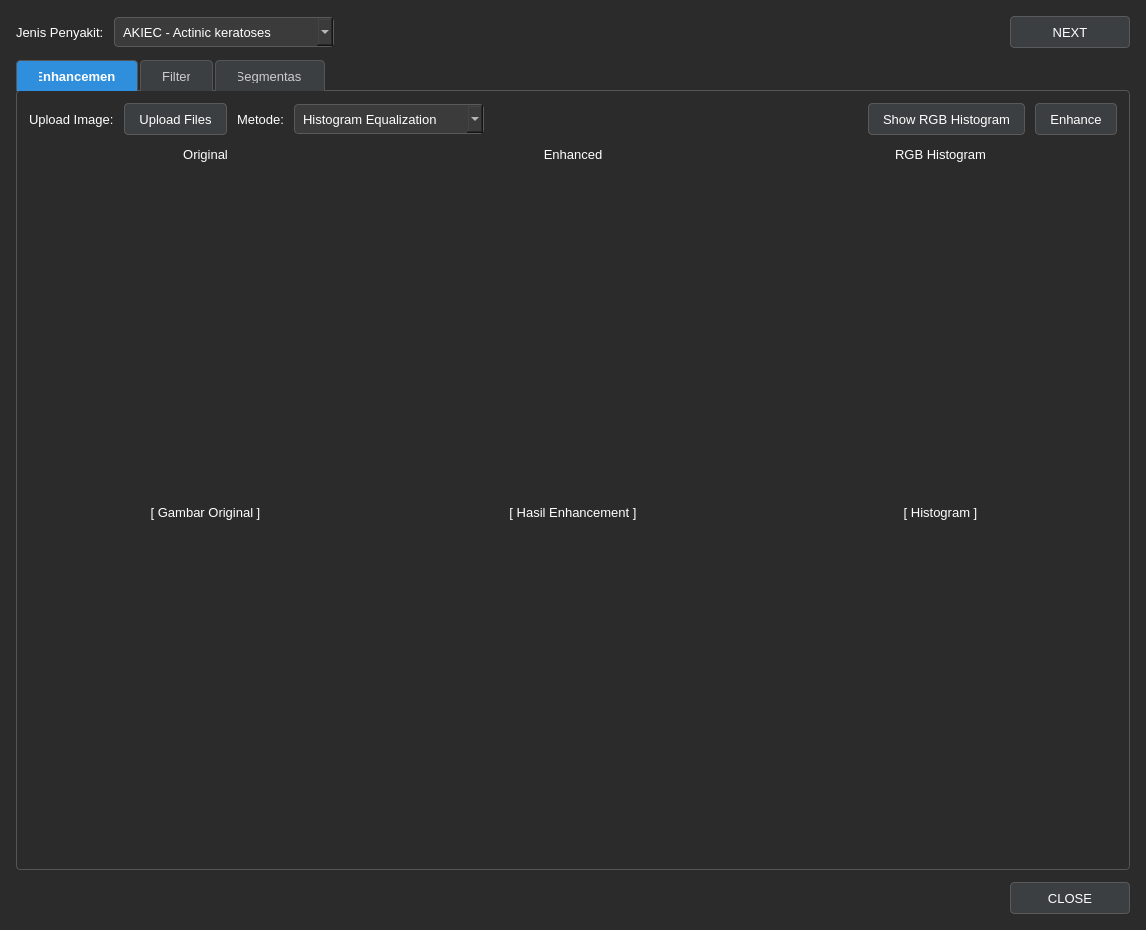
<?xml version="1.0" encoding="UTF-8"?>
<ui version="4.0">
 <class>Dialog</class>
 <widget class="QDialog" name="Dialog">
  <property name="geometry">
   <rect>
    <x>0</x>
    <y>0</y>
    <width>1146</width>
    <height>930</height>
   </rect>
  </property>
  <property name="windowTitle">
   <string>DermaMNIST - Enhancement, Filter &amp; Segmentasi</string>
  </property>
  <property name="styleSheet">
   <string notr="true">QDialog {
    background-color: #2b2b2b;
}
QLabel {
    color: #ffffff;
    background: transparent;
    font-size: 10pt;
}
QLabel[role=&quot;title&quot;] {
    font-weight: bold;
    color: #d0d0d0;
}
QLabel[role=&quot;heading&quot;] {
    font-weight: bold;
    font-size: 11pt;
}
QLabel[role=&quot;arrow&quot;] {
    color: #2f8fdd;
}
QLabel[role=&quot;image&quot;] {
    background-color: #1e1e1e;
    border: 1px solid #555555;
    border-radius: 4px;
    color: #888888;
}
QTabWidget::pane {
    border: 1px solid #555555;
    border-radius: 4px;
    top: -1px;
}
QTabBar::tab {
    background-color: #3c3f41;
    color: #cccccc;
    border: 1px solid #555555;
    border-bottom: none;
    border-top-left-radius: 4px;
    border-top-right-radius: 4px;
    padding: 8px 22px;
    margin-right: 2px;
    font-size: 10pt;
}
QTabBar::tab:selected {
    background-color: #2f8fdd;
    color: #ffffff;
    font-weight: bold;
}
QTabBar::tab:hover:!selected {
    background-color: #4a4d50;
}
QPushButton {
    background-color: #3c3f41;
    color: #ffffff;
    border: 1px solid #5a5a5a;
    border-radius: 4px;
    min-height: 30px;
    padding: 0 14px;
    font-size: 10pt;
}
QPushButton:hover {
    background-color: #4a4d50;
}
QPushButton:pressed {
    background-color: #2f8fdd;
}
QPushButton:focus {
    border: 1px solid #2f8fdd;
}
QComboBox, QLineEdit, QDoubleSpinBox {
    background-color: #3b3b3b;
    color: #ffffff;
    border: 1px solid #5a5a5a;
    border-radius: 4px;
    min-height: 28px;
    padding: 0 8px;
    font-size: 10pt;
}
QComboBox:focus, QLineEdit:focus, QDoubleSpinBox:focus {
    border: 1px solid #2f8fdd;
}
QComboBox QAbstractItemView {
    background-color: #3b3b3b;
    color: #ffffff;
    selection-background-color: #2f8fdd;
    selection-color: #ffffff;
    border: 1px solid #5a5a5a;
}
QLineEdit[role=&quot;result&quot;] {
    font-weight: bold;
    font-size: 11pt;
}
QTableWidget {
    background-color: #1e1e1e;
    alternate-background-color: #262626;
    color: #ffffff;
    gridline-color: #444444;
    border: 1px solid #555555;
    border-radius: 4px;
    selection-background-color: #2f8fdd;
}
QHeaderView::section {
    background-color: #3c3f41;
    color: #ffffff;
    border: 1px solid #555555;
    padding: 4px;
    font-weight: bold;
}</string>
  </property>
  <layout class="QVBoxLayout" name="verticalLayoutMain">
   <property name="spacing">
    <number>12</number>
   </property>
   <property name="leftMargin">
    <number>16</number>
   </property>
   <property name="topMargin">
    <number>16</number>
   </property>
   <property name="rightMargin">
    <number>16</number>
   </property>
   <property name="bottomMargin">
    <number>16</number>
   </property>
   <item>
    <layout class="QHBoxLayout" name="horizontalLayoutTop">
     <property name="spacing">
      <number>10</number>
     </property>
     <item>
      <widget class="QLabel" name="labelJenisPenyakit">
       <property name="text">
        <string>Jenis Penyakit:</string>
       </property>
       <property name="role" stdset="0">
        <string notr="true">heading</string>
       </property>
      </widget>
     </item>
     <item>
      <widget class="QComboBox" name="comboJenisPenyakit">
       <property name="minimumSize">
        <size>
         <width>220</width>
         <height>30</height>
        </size>
       </property>
       <item>
        <property name="text">
         <string>AKIEC - Actinic keratoses</string>
        </property>
       </item>
       <item>
        <property name="text">
         <string>MEL - Melanoma</string>
        </property>
       </item>
       <item>
        <property name="text">
         <string>NV - Melanocytic nevi</string>
        </property>
       </item>
      </widget>
     </item>
     <item>
      <spacer name="spacerTop">
       <property name="orientation">
        <enum>Qt::Horizontal</enum>
       </property>
       <property name="sizeHint" stdset="0">
        <size>
         <width>20</width>
         <height>20</height>
        </size>
       </property>
      </spacer>
     </item>
     <item>
      <widget class="QPushButton" name="btnNext">
       <property name="sizePolicy">
        <sizepolicy hsizetype="Fixed" vsizetype="Fixed">
         <horstretch>0</horstretch>
         <verstretch>0</verstretch>
        </sizepolicy>
       </property>
       <property name="minimumSize">
        <size>
         <width>120</width>
         <height>32</height>
        </size>
       </property>
       <property name="maximumSize">
        <size>
         <width>120</width>
         <height>16777215</height>
        </size>
       </property>
       <property name="text">
        <string>NEXT</string>
       </property>
      </widget>
     </item>
    </layout>
   </item>
   <item>
    <widget class="QTabWidget" name="tabWidget">
     <property name="currentIndex">
      <number>0</number>
     </property>
     <widget class="QWidget" name="tabEnhancement">
      <attribute name="title">
       <string>Enhancement</string>
      </attribute>
      <layout class="QVBoxLayout" name="verticalLayoutEnh">
       <property name="spacing">
        <number>12</number>
       </property>
       <property name="leftMargin">
        <number>12</number>
       </property>
       <property name="topMargin">
        <number>12</number>
       </property>
       <property name="rightMargin">
        <number>12</number>
       </property>
       <property name="bottomMargin">
        <number>12</number>
       </property>
       <item>
        <layout class="QHBoxLayout" name="horizontalLayoutEnhControl">
         <property name="spacing">
          <number>10</number>
         </property>
         <item>
          <widget class="QLabel" name="label_upload">
           <property name="text">
            <string>Upload Image:</string>
           </property>
           <property name="role" stdset="0">
            <string notr="true">title</string>
           </property>
          </widget>
         </item>
         <item>
          <widget class="QPushButton" name="btn_upload">
           <property name="text">
            <string>Upload Files</string>
           </property>
          </widget>
         </item>
         <item>
          <widget class="QLabel" name="label_metode_enh">
           <property name="text">
            <string>Metode:</string>
           </property>
           <property name="role" stdset="0">
            <string notr="true">title</string>
           </property>
          </widget>
         </item>
         <item>
          <widget class="QComboBox" name="combo_metode_enhance">
           <property name="minimumSize">
            <size>
             <width>190</width>
             <height>30</height>
            </size>
           </property>
           <item>
            <property name="text">
             <string>Histogram Equalization</string>
            </property>
           </item>
           <item>
            <property name="text">
             <string>AHE (CLAHE)</string>
            </property>
           </item>
           <item>
            <property name="text">
             <string>Contrast Stretching</string>
            </property>
           </item>
          </widget>
         </item>
         <item>
          <spacer name="spacerEnh">
           <property name="orientation">
            <enum>Qt::Horizontal</enum>
           </property>
           <property name="sizeHint" stdset="0">
            <size>
             <width>20</width>
             <height>20</height>
            </size>
           </property>
          </spacer>
         </item>
         <item>
          <widget class="QPushButton" name="btn_histogram">
           <property name="text">
            <string>Show RGB Histogram</string>
           </property>
          </widget>
         </item>
         <item>
          <widget class="QPushButton" name="btn_proses">
           <property name="text">
            <string>Enhance</string>
           </property>
          </widget>
         </item>
        </layout>
       </item>
       <item>
        <layout class="QHBoxLayout" name="horizontalLayoutEnhImages">
         <property name="spacing">
          <number>14</number>
         </property>
         <item>
          <layout class="QVBoxLayout" name="verticalLayoutEnhAsli">
           <property name="spacing">
            <number>6</number>
           </property>
           <item>
            <widget class="QLabel" name="label_title_enh_asli">
             <property name="text">
              <string>Original</string>
             </property>
             <property name="alignment">
              <set>Qt::AlignCenter</set>
             </property>
             <property name="role" stdset="0">
              <string notr="true">title</string>
             </property>
            </widget>
           </item>
           <item>
            <widget class="QLabel" name="lbl_enh_asli">
             <property name="sizePolicy">
              <sizepolicy hsizetype="Expanding" vsizetype="Expanding">
               <horstretch>0</horstretch>
               <verstretch>0</verstretch>
              </sizepolicy>
             </property>
             <property name="minimumSize">
              <size>
               <width>210</width>
               <height>210</height>
              </size>
             </property>
             <property name="text">
              <string>[ Gambar Original ]</string>
             </property>
             <property name="scaledContents">
              <bool>true</bool>
             </property>
             <property name="alignment">
              <set>Qt::AlignCenter</set>
             </property>
             <property name="role" stdset="0">
              <string notr="true">image</string>
             </property>
            </widget>
           </item>
          </layout>
         </item>
         <item>
          <layout class="QVBoxLayout" name="verticalLayoutEnhHasil">
           <property name="spacing">
            <number>6</number>
           </property>
           <item>
            <widget class="QLabel" name="label_title_enh_hasil">
             <property name="text">
              <string>Enhanced</string>
             </property>
             <property name="alignment">
              <set>Qt::AlignCenter</set>
             </property>
             <property name="role" stdset="0">
              <string notr="true">title</string>
             </property>
            </widget>
           </item>
           <item>
            <widget class="QLabel" name="lbl_enh_hasil">
             <property name="sizePolicy">
              <sizepolicy hsizetype="Expanding" vsizetype="Expanding">
               <horstretch>0</horstretch>
               <verstretch>0</verstretch>
              </sizepolicy>
             </property>
             <property name="minimumSize">
              <size>
               <width>210</width>
               <height>210</height>
              </size>
             </property>
             <property name="text">
              <string>[ Hasil Enhancement ]</string>
             </property>
             <property name="scaledContents">
              <bool>true</bool>
             </property>
             <property name="alignment">
              <set>Qt::AlignCenter</set>
             </property>
             <property name="role" stdset="0">
              <string notr="true">image</string>
             </property>
            </widget>
           </item>
          </layout>
         </item>
         <item>
          <layout class="QVBoxLayout" name="verticalLayoutEnhHist">
           <property name="spacing">
            <number>6</number>
           </property>
           <item>
            <widget class="QLabel" name="label_title_enh_hist">
             <property name="text">
              <string>RGB Histogram</string>
             </property>
             <property name="alignment">
              <set>Qt::AlignCenter</set>
             </property>
             <property name="role" stdset="0">
              <string notr="true">title</string>
             </property>
            </widget>
           </item>
           <item>
            <widget class="QLabel" name="lbl_enh_hist">
             <property name="sizePolicy">
              <sizepolicy hsizetype="Expanding" vsizetype="Expanding">
               <horstretch>0</horstretch>
               <verstretch>0</verstretch>
              </sizepolicy>
             </property>
             <property name="minimumSize">
              <size>
               <width>210</width>
               <height>210</height>
              </size>
             </property>
             <property name="text">
              <string>[ Histogram ]</string>
             </property>
             <property name="scaledContents">
              <bool>true</bool>
             </property>
             <property name="alignment">
              <set>Qt::AlignCenter</set>
             </property>
             <property name="role" stdset="0">
              <string notr="true">image</string>
             </property>
            </widget>
           </item>
          </layout>
         </item>
        </layout>
       </item>
      </layout>
     </widget>
     <widget class="QWidget" name="tabFilter">
      <attribute name="title">
       <string>Filter</string>
      </attribute>
      <layout class="QVBoxLayout" name="verticalLayoutFilter">
       <property name="spacing">
        <number>12</number>
       </property>
       <property name="leftMargin">
        <number>12</number>
       </property>
       <property name="topMargin">
        <number>12</number>
       </property>
       <property name="rightMargin">
        <number>12</number>
       </property>
       <property name="bottomMargin">
        <number>12</number>
       </property>
       <item>
        <layout class="QHBoxLayout" name="horizontalLayoutFilterControl1">
         <property name="spacing">
          <number>10</number>
         </property>
         <item>
          <widget class="QLabel" name="label_choose_filter">
           <property name="text">
            <string>Choose Filter:</string>
           </property>
           <property name="role" stdset="0">
            <string notr="true">title</string>
           </property>
          </widget>
         </item>
         <item>
          <widget class="QComboBox" name="combo_jenis_filter">
           <property name="minimumSize">
            <size>
             <width>110</width>
             <height>30</height>
            </size>
           </property>
           <item>
            <property name="text">
             <string>median</string>
            </property>
           </item>
           <item>
            <property name="text">
             <string>mean</string>
            </property>
           </item>
          </widget>
         </item>
         <item>
          <widget class="QLabel" name="label_kernel">
           <property name="text">
            <string>Kernel:</string>
           </property>
           <property name="role" stdset="0">
            <string notr="true">title</string>
           </property>
          </widget>
         </item>
         <item>
          <widget class="QLineEdit" name="input_kernel">
           <property name="maximumSize">
            <size>
             <width>70</width>
             <height>16777215</height>
            </size>
           </property>
           <property name="text">
            <string>3</string>
           </property>
           <property name="alignment">
            <set>Qt::AlignCenter</set>
           </property>
           <property name="placeholderText">
            <string>3</string>
           </property>
          </widget>
         </item>
         <item>
          <spacer name="spacerFilter1">
           <property name="orientation">
            <enum>Qt::Horizontal</enum>
           </property>
           <property name="sizeHint" stdset="0">
            <size>
             <width>20</width>
             <height>20</height>
            </size>
           </property>
          </spacer>
         </item>
         <item>
          <widget class="QPushButton" name="btn_jalankan_filter">
           <property name="text">
            <string>Apply Filter</string>
           </property>
          </widget>
         </item>
        </layout>
       </item>
       <item>
        <layout class="QHBoxLayout" name="horizontalLayoutFilterControl2">
         <property name="spacing">
          <number>10</number>
         </property>
         <item>
          <widget class="QPushButton" name="btnSalt">
           <property name="text">
            <string>Salt N Peper Noise</string>
           </property>
          </widget>
         </item>
         <item>
          <widget class="QLabel" name="label_density">
           <property name="text">
            <string>Density:</string>
           </property>
           <property name="role" stdset="0">
            <string notr="true">title</string>
           </property>
          </widget>
         </item>
         <item>
          <widget class="QDoubleSpinBox" name="spin_noise">
           <property name="decimals">
            <number>2</number>
           </property>
           <property name="minimum">
            <double>0.010000000000000</double>
           </property>
           <property name="maximum">
            <double>0.500000000000000</double>
           </property>
           <property name="singleStep">
            <double>0.010000000000000</double>
           </property>
           <property name="value">
            <double>0.050000000000000</double>
           </property>
          </widget>
         </item>
         <item>
          <spacer name="spacerFilter2">
           <property name="orientation">
            <enum>Qt::Horizontal</enum>
           </property>
           <property name="sizeHint" stdset="0">
            <size>
             <width>20</width>
             <height>20</height>
            </size>
           </property>
          </spacer>
         </item>
         <item>
          <widget class="QPushButton" name="btnPsnr">
           <property name="text">
            <string>PSNR</string>
           </property>
          </widget>
         </item>
         <item>
          <widget class="QLabel" name="labelPsnrInfo">
           <property name="text">
            <string>Perhitungan PSNR:</string>
           </property>
           <property name="role" stdset="0">
            <string notr="true">title</string>
           </property>
          </widget>
         </item>
         <item>
          <widget class="QLineEdit" name="lineEditPsnrResult">
           <property name="minimumSize">
            <size>
             <width>110</width>
             <height>30</height>
            </size>
           </property>
           <property name="maximumSize">
            <size>
             <width>130</width>
             <height>16777215</height>
            </size>
           </property>
           <property name="text">
            <string>31.67 dB</string>
           </property>
           <property name="alignment">
            <set>Qt::AlignCenter</set>
           </property>
           <property name="readOnly">
            <bool>true</bool>
           </property>
           <property name="role" stdset="0">
            <string notr="true">result</string>
           </property>
          </widget>
         </item>
        </layout>
       </item>
       <item>
        <layout class="QHBoxLayout" name="horizontalLayoutFilterImages">
         <property name="spacing">
          <number>6</number>
         </property>
         <item>
          <layout class="QVBoxLayout" name="verticalLayoutFAsli">
           <property name="spacing">
            <number>6</number>
           </property>
           <item>
            <widget class="QLabel" name="label_title_f_asli">
             <property name="text">
              <string>Raw Image</string>
             </property>
             <property name="alignment">
              <set>Qt::AlignCenter</set>
             </property>
             <property name="role" stdset="0">
              <string notr="true">title</string>
             </property>
            </widget>
           </item>
           <item>
            <widget class="QLabel" name="lbl_f_asli">
             <property name="sizePolicy">
              <sizepolicy hsizetype="Expanding" vsizetype="Expanding">
               <horstretch>0</horstretch>
               <verstretch>0</verstretch>
              </sizepolicy>
             </property>
             <property name="minimumSize">
              <size>
               <width>190</width>
               <height>190</height>
              </size>
             </property>
             <property name="text">
              <string>[ Raw Image ]</string>
             </property>
             <property name="scaledContents">
              <bool>true</bool>
             </property>
             <property name="alignment">
              <set>Qt::AlignCenter</set>
             </property>
             <property name="role" stdset="0">
              <string notr="true">image</string>
             </property>
            </widget>
           </item>
          </layout>
         </item>
         <item>
          <widget class="QLabel" name="label_arrow_1">
           <property name="sizePolicy">
            <sizepolicy hsizetype="Fixed" vsizetype="Preferred">
             <horstretch>0</horstretch>
             <verstretch>0</verstretch>
            </sizepolicy>
           </property>
           <property name="minimumSize">
            <size>
             <width>34</width>
             <height>0</height>
            </size>
           </property>
           <property name="font">
            <font>
             <pointsize>10</pointsize>
            </font>
           </property>
           <property name="text">
            <string>➔</string>
           </property>
           <property name="alignment">
            <set>Qt::AlignCenter</set>
           </property>
           <property name="role" stdset="0">
            <string notr="true">arrow</string>
           </property>
          </widget>
         </item>
         <item>
          <layout class="QVBoxLayout" name="verticalLayoutFNoise">
           <property name="spacing">
            <number>6</number>
           </property>
           <item>
            <widget class="QLabel" name="labelTitleSalt">
             <property name="text">
              <string>Salt N Peper Noise</string>
             </property>
             <property name="alignment">
              <set>Qt::AlignCenter</set>
             </property>
             <property name="role" stdset="0">
              <string notr="true">title</string>
             </property>
            </widget>
           </item>
           <item>
            <widget class="QLabel" name="lbl_f_noise">
             <property name="sizePolicy">
              <sizepolicy hsizetype="Expanding" vsizetype="Expanding">
               <horstretch>0</horstretch>
               <verstretch>0</verstretch>
              </sizepolicy>
             </property>
             <property name="minimumSize">
              <size>
               <width>190</width>
               <height>190</height>
              </size>
             </property>
             <property name="text">
              <string>[ Noise ]</string>
             </property>
             <property name="scaledContents">
              <bool>true</bool>
             </property>
             <property name="alignment">
              <set>Qt::AlignCenter</set>
             </property>
             <property name="role" stdset="0">
              <string notr="true">image</string>
             </property>
            </widget>
           </item>
          </layout>
         </item>
         <item>
          <widget class="QLabel" name="label_arrow_2">
           <property name="sizePolicy">
            <sizepolicy hsizetype="Fixed" vsizetype="Preferred">
             <horstretch>0</horstretch>
             <verstretch>0</verstretch>
            </sizepolicy>
           </property>
           <property name="minimumSize">
            <size>
             <width>34</width>
             <height>0</height>
            </size>
           </property>
           <property name="font">
            <font>
             <pointsize>10</pointsize>
            </font>
           </property>
           <property name="text">
            <string>➔</string>
           </property>
           <property name="alignment">
            <set>Qt::AlignCenter</set>
           </property>
           <property name="role" stdset="0">
            <string notr="true">arrow</string>
           </property>
          </widget>
         </item>
         <item>
          <layout class="QVBoxLayout" name="verticalLayoutFHasil">
           <property name="spacing">
            <number>6</number>
           </property>
           <item>
            <widget class="QLabel" name="label_title_f_hasil">
             <property name="text">
              <string>Filtered</string>
             </property>
             <property name="alignment">
              <set>Qt::AlignCenter</set>
             </property>
             <property name="role" stdset="0">
              <string notr="true">title</string>
             </property>
            </widget>
           </item>
           <item>
            <widget class="QLabel" name="lbl_f_hasil">
             <property name="sizePolicy">
              <sizepolicy hsizetype="Expanding" vsizetype="Expanding">
               <horstretch>0</horstretch>
               <verstretch>0</verstretch>
              </sizepolicy>
             </property>
             <property name="minimumSize">
              <size>
               <width>190</width>
               <height>190</height>
              </size>
             </property>
             <property name="text">
              <string>[ Hasil Filter ]</string>
             </property>
             <property name="scaledContents">
              <bool>true</bool>
             </property>
             <property name="alignment">
              <set>Qt::AlignCenter</set>
             </property>
             <property name="role" stdset="0">
              <string notr="true">image</string>
             </property>
            </widget>
           </item>
          </layout>
         </item>
        </layout>
       </item>
       <item>
        <widget class="QTableWidget" name="tabel_komparasi">
         <property name="minimumSize">
          <size>
           <width>0</width>
           <height>150</height>
          </size>
         </property>
         <property name="editTriggers">
          <set>QAbstractItemView::NoEditTriggers</set>
         </property>
         <property name="alternatingRowColors">
          <bool>true</bool>
         </property>
         <property name="selectionBehavior">
          <enum>QAbstractItemView::SelectRows</enum>
         </property>
         <attribute name="horizontalHeaderStretchLastSection">
          <bool>true</bool>
         </attribute>
         <attribute name="verticalHeaderVisible">
          <bool>false</bool>
         </attribute>
         <column>
          <property name="text">
           <string>Jenis Filter</string>
          </property>
         </column>
         <column>
          <property name="text">
           <string>Kernel</string>
          </property>
         </column>
         <column>
          <property name="text">
           <string>PSNR (dB)</string>
          </property>
         </column>
         <column>
          <property name="text">
           <string>MSE</string>
          </property>
         </column>
        </widget>
       </item>
      </layout>
     </widget>
     <widget class="QWidget" name="tabSegmentasi">
      <attribute name="title">
       <string>Segmentasi</string>
      </attribute>
      <layout class="QVBoxLayout" name="verticalLayoutSeg">
       <property name="spacing">
        <number>12</number>
       </property>
       <property name="leftMargin">
        <number>12</number>
       </property>
       <property name="topMargin">
        <number>12</number>
       </property>
       <property name="rightMargin">
        <number>12</number>
       </property>
       <property name="bottomMargin">
        <number>12</number>
       </property>
       <item>
        <layout class="QHBoxLayout" name="horizontalLayoutSegControl">
         <property name="spacing">
          <number>10</number>
         </property>
         <item>
          <widget class="QLabel" name="label_metode_seg">
           <property name="text">
            <string>Metode Segmentasi:</string>
           </property>
           <property name="role" stdset="0">
            <string notr="true">title</string>
           </property>
          </widget>
         </item>
         <item>
          <widget class="QComboBox" name="combo_metode_seg">
           <property name="minimumSize">
            <size>
             <width>190</width>
             <height>30</height>
            </size>
           </property>
           <item>
            <property name="text">
             <string>Otsu Threshold</string>
            </property>
           </item>
           <item>
            <property name="text">
             <string>K-Means Clustering</string>
            </property>
           </item>
           <item>
            <property name="text">
             <string>Watershed</string>
            </property>
           </item>
          </widget>
         </item>
         <item>
          <spacer name="spacerSeg">
           <property name="orientation">
            <enum>Qt::Horizontal</enum>
           </property>
           <property name="sizeHint" stdset="0">
            <size>
             <width>20</width>
             <height>20</height>
            </size>
           </property>
          </spacer>
         </item>
         <item>
          <widget class="QPushButton" name="btn_segmentasi">
           <property name="text">
            <string>Segment</string>
           </property>
          </widget>
         </item>
        </layout>
       </item>
       <item>
        <layout class="QHBoxLayout" name="horizontalLayoutSegImages">
         <property name="spacing">
          <number>14</number>
         </property>
         <item>
          <layout class="QVBoxLayout" name="verticalLayoutSegAsli">
           <property name="spacing">
            <number>6</number>
           </property>
           <item>
            <widget class="QLabel" name="label_title_seg_asli">
             <property name="text">
              <string>Input</string>
             </property>
             <property name="alignment">
              <set>Qt::AlignCenter</set>
             </property>
             <property name="role" stdset="0">
              <string notr="true">title</string>
             </property>
            </widget>
           </item>
           <item>
            <widget class="QLabel" name="lbl_seg_asli">
             <property name="sizePolicy">
              <sizepolicy hsizetype="Expanding" vsizetype="Expanding">
               <horstretch>0</horstretch>
               <verstretch>0</verstretch>
              </sizepolicy>
             </property>
             <property name="minimumSize">
              <size>
               <width>210</width>
               <height>210</height>
              </size>
             </property>
             <property name="text">
              <string>[ Gambar Input ]</string>
             </property>
             <property name="scaledContents">
              <bool>true</bool>
             </property>
             <property name="alignment">
              <set>Qt::AlignCenter</set>
             </property>
             <property name="role" stdset="0">
              <string notr="true">image</string>
             </property>
            </widget>
           </item>
          </layout>
         </item>
         <item>
          <layout class="QVBoxLayout" name="verticalLayoutSegMask">
           <property name="spacing">
            <number>6</number>
           </property>
           <item>
            <widget class="QLabel" name="label_title_seg_mask">
             <property name="text">
              <string>Mask Segmentasi</string>
             </property>
             <property name="alignment">
              <set>Qt::AlignCenter</set>
             </property>
             <property name="role" stdset="0">
              <string notr="true">title</string>
             </property>
            </widget>
           </item>
           <item>
            <widget class="QLabel" name="lbl_seg_mask">
             <property name="sizePolicy">
              <sizepolicy hsizetype="Expanding" vsizetype="Expanding">
               <horstretch>0</horstretch>
               <verstretch>0</verstretch>
              </sizepolicy>
             </property>
             <property name="minimumSize">
              <size>
               <width>210</width>
               <height>210</height>
              </size>
             </property>
             <property name="text">
              <string>[ Mask ]</string>
             </property>
             <property name="scaledContents">
              <bool>true</bool>
             </property>
             <property name="alignment">
              <set>Qt::AlignCenter</set>
             </property>
             <property name="role" stdset="0">
              <string notr="true">image</string>
             </property>
            </widget>
           </item>
          </layout>
         </item>
         <item>
          <layout class="QVBoxLayout" name="verticalLayoutSegOverlay">
           <property name="spacing">
            <number>6</number>
           </property>
           <item>
            <widget class="QLabel" name="label_title_seg_overlay">
             <property name="text">
              <string>Overlay</string>
             </property>
             <property name="alignment">
              <set>Qt::AlignCenter</set>
             </property>
             <property name="role" stdset="0">
              <string notr="true">title</string>
             </property>
            </widget>
           </item>
           <item>
            <widget class="QLabel" name="lbl_seg_overlay">
             <property name="sizePolicy">
              <sizepolicy hsizetype="Expanding" vsizetype="Expanding">
               <horstretch>0</horstretch>
               <verstretch>0</verstretch>
              </sizepolicy>
             </property>
             <property name="minimumSize">
              <size>
               <width>210</width>
               <height>210</height>
              </size>
             </property>
             <property name="text">
              <string>[ Overlay ]</string>
             </property>
             <property name="scaledContents">
              <bool>true</bool>
             </property>
             <property name="alignment">
              <set>Qt::AlignCenter</set>
             </property>
             <property name="role" stdset="0">
              <string notr="true">image</string>
             </property>
            </widget>
           </item>
          </layout>
         </item>
        </layout>
       </item>
      </layout>
     </widget>
    </widget>
   </item>
   <item>
    <layout class="QHBoxLayout" name="horizontalLayoutBottom">
     <property name="spacing">
      <number>10</number>
     </property>
     <item>
      <spacer name="spacerBottom">
       <property name="orientation">
        <enum>Qt::Horizontal</enum>
       </property>
       <property name="sizeHint" stdset="0">
        <size>
         <width>20</width>
         <height>20</height>
        </size>
       </property>
      </spacer>
     </item>
     <item>
      <widget class="QPushButton" name="btnClose">
       <property name="sizePolicy">
        <sizepolicy hsizetype="Fixed" vsizetype="Fixed">
         <horstretch>0</horstretch>
         <verstretch>0</verstretch>
        </sizepolicy>
       </property>
       <property name="minimumSize">
        <size>
         <width>120</width>
         <height>32</height>
        </size>
       </property>
       <property name="maximumSize">
        <size>
         <width>120</width>
         <height>16777215</height>
        </size>
       </property>
       <property name="text">
        <string>CLOSE</string>
       </property>
      </widget>
     </item>
    </layout>
   </item>
  </layout>
 </widget>
 <tabstops>
  <tabstop>comboJenisPenyakit</tabstop>
  <tabstop>btnNext</tabstop>
  <tabstop>tabWidget</tabstop>
  <tabstop>btn_upload</tabstop>
  <tabstop>combo_metode_enhance</tabstop>
  <tabstop>btn_histogram</tabstop>
  <tabstop>btn_proses</tabstop>
  <tabstop>combo_jenis_filter</tabstop>
  <tabstop>input_kernel</tabstop>
  <tabstop>btn_jalankan_filter</tabstop>
  <tabstop>btnSalt</tabstop>
  <tabstop>spin_noise</tabstop>
  <tabstop>btnPsnr</tabstop>
  <tabstop>combo_metode_seg</tabstop>
  <tabstop>btn_segmentasi</tabstop>
  <tabstop>btnClose</tabstop>
 </tabstops>
 <resources/>
 <connections>
  <connection>
   <sender>btnClose</sender>
   <signal>clicked()</signal>
   <receiver>Dialog</receiver>
   <slot>close()</slot>
   <hints>
    <hint type="sourcelabel">
     <x>20</x>
     <y>20</y>
    </hint>
    <hint type="destinationlabel">
     <x>20</x>
     <y>20</y>
    </hint>
   </hints>
  </connection>
 </connections>
</ui>
